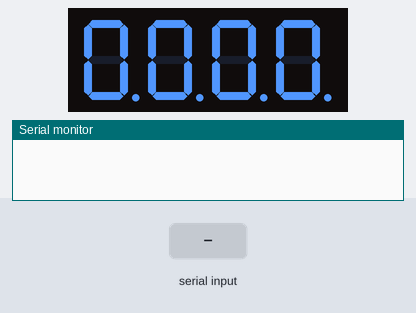
The sketch below on a simulated Arduino Uno, built with avr-gcc and run on an emulated ATmega328P. On the bench: 4-digit seven-segment display, the last lines printed to the serial monitor. Wiring (inferred from the names in the program): 4-digit 7-segment display, segments lit when HIGH: segments pin 2, pin 3, pin 4, pin 5, pin 6, pin 7, pin 8, pin 5; digit selects pin 9, pin 10, pin 11, pin 12. Inputs (shaded band) come from the test bench. The segment pins are drawn as the display they are named for.

Above: at 1.2 s.
1.3 s: "90,45\n" received over Serial
At 2.1 s:
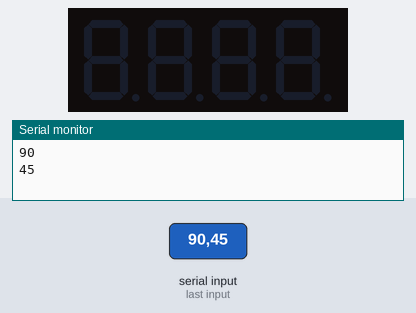
Timing chart, 0 to 4.3 s (numbered marks = the images above; inputs shaded):
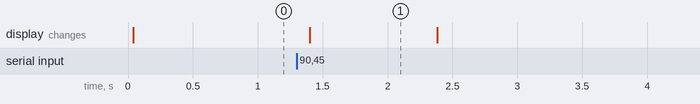

Measured:
- after the input at 1.3 s, the display: changes after 0.10 s (image 1)
- what the display in image 1 shows lasts 1.0 s, from 1.4 s to 2.4 s

The sketch:

_4x7Segment_test.ino
```cpp
int aPin = 2;  //                     A
int bPin = 3;  //             ________
int cPin = 4;  //           |                   |
int dPin = 5;  //       F  |                   |  B
int ePin = 6;  //           |         G       |
int fPin = 7;  //            |________|
int gPin = 8;  //           |                   |
int GND1 = 9;  //        |                   |
int GND2 = 10; //   E |                   |   C
int GND3 = 11; //       |________|
int GND4 = 12; //
int num;       //         D
int dig1 = 0;
int dig2 = 0;
int dig3 = 0;
int dig4 = 0;
int DTime = 4;


void setup()
{
  pinMode(aPin, OUTPUT);
  pinMode(bPin, OUTPUT);
  pinMode(cPin, OUTPUT);
  pinMode(dPin, OUTPUT);
  pinMode(ePin, OUTPUT);
  pinMode(fPin, OUTPUT);
  pinMode(gPin, OUTPUT);
  pinMode(GND1, OUTPUT);
  pinMode(GND2, OUTPUT);
  pinMode(GND3, OUTPUT);
  pinMode(GND4, OUTPUT);
  Serial.begin(9600);
}
void loop()
{
  digitalWrite( GND1, HIGH);
  digitalWrite( GND2, HIGH);
  digitalWrite( GND3, HIGH);
  digitalWrite( GND4, HIGH);

if (Serial.available() > 0)
{
  num = Serial.parseInt();
  Serial.println(num);
  dig1 = num / 1000;
  num = num - (dig1 * 1000);
  dig2 = num / 100;
  num = num - (dig2 * 100);
  dig3 = num / 10;
  dig4 = num - (dig3 *10);
}


  digitalWrite( GND4, LOW);    //digit 4
  pickNumber(dig4);
  delay(DTime);
  digitalWrite( GND4, HIGH);

  digitalWrite( GND3, LOW);    //digit 3
  pickNumber(dig3);
  delay(DTime);
  digitalWrite( GND3, HIGH);

  digitalWrite( GND2, LOW);   //digit 2
  pickNumber(dig2);
  delay(DTime);
  digitalWrite( GND2, HIGH);

  digitalWrite( GND1, LOW);   //digit 1
  pickNumber(dig1);
  delay(DTime);
  digitalWrite( GND1, HIGH);

}

void pickNumber(int x){
   switch(x){
     case 1: one(); break;
     case 2: two(); break;
     case 3: three(); break;
     case 4: four(); break;
     case 5: five(); break;
     case 6: six(); break;
     case 7: seven(); break;
     case 8: eight(); break;
     case 9: nine(); break;
     default: zero(); break;
   }
}

void clearLEDs()
{
  digitalWrite(  2, LOW); // A
  digitalWrite(  3, LOW); // B
  digitalWrite(  4, LOW); // C
  digitalWrite(  5, LOW); // D
  digitalWrite(  6, LOW); // E
  digitalWrite(  7, LOW); // F
  digitalWrite(  8, LOW); // G
}

void one()
{
  digitalWrite( aPin, LOW);
  digitalWrite( bPin, HIGH);
  digitalWrite( cPin, HIGH);
  digitalWrite( dPin, LOW);
  digitalWrite( ePin, LOW);
  digitalWrite( fPin, LOW);
  digitalWrite( gPin, LOW);
}

void two()
{
  digitalWrite( aPin, HIGH);
  digitalWrite( bPin, HIGH);
  digitalWrite( cPin, LOW);
  digitalWrite( dPin, HIGH);
  digitalWrite( ePin, HIGH);
  digitalWrite( fPin, LOW);
  digitalWrite( gPin, HIGH);
}

void three()
{
  digitalWrite( aPin, HIGH);
  digitalWrite( bPin, HIGH);
  digitalWrite( cPin, HIGH);
  digitalWrite( dPin, HIGH);
  digitalWrite( ePin, LOW);
  digitalWrite( fPin, LOW);
  digitalWrite( gPin, HIGH);
}

void four()
{
  digitalWrite( aPin, LOW);
  digitalWrite( bPin, HIGH);
  digitalWrite( cPin, HIGH);
  digitalWrite( dPin, LOW);
  digitalWrite( ePin, LOW);
  digitalWrite( fPin, HIGH);
  digitalWrite( gPin, HIGH);
}

void five()
{
  digitalWrite( aPin, HIGH);
  digitalWrite( bPin, LOW);
  digitalWrite( cPin, HIGH);
  digitalWrite( dPin, HIGH);
  digitalWrite( ePin, LOW);
  digitalWrite( fPin, HIGH);
  digitalWrite( gPin, HIGH);
}

void six()
{
  digitalWrite( aPin, HIGH);
  digitalWrite( bPin, LOW);
  digitalWrite( cPin, HIGH);
  digitalWrite( dPin, HIGH);
  digitalWrite( ePin, HIGH);
  digitalWrite( fPin, HIGH);
  digitalWrite( gPin, HIGH);
}

void seven()
{
  digitalWrite( aPin, HIGH);
  digitalWrite( bPin, HIGH);
  digitalWrite( cPin, HIGH);
  digitalWrite( dPin, LOW);
  digitalWrite( ePin, LOW);
  digitalWrite( fPin, LOW);
  digitalWrite( gPin, LOW);
}

void eight()
{
  digitalWrite( aPin, HIGH);
  digitalWrite( bPin, HIGH);
  digitalWrite( cPin, HIGH);
  digitalWrite( dPin, HIGH);
  digitalWrite( ePin, HIGH);
  digitalWrite( fPin, HIGH);
  digitalWrite( gPin, HIGH);
}

void nine()
{
  digitalWrite( aPin, HIGH);
  digitalWrite( bPin, HIGH);
  digitalWrite( cPin, HIGH);
  digitalWrite( dPin, HIGH);
  digitalWrite( ePin, LOW);
  digitalWrite( fPin, HIGH);
  digitalWrite( gPin, HIGH);
}

void zero()
{
  digitalWrite( aPin, HIGH);
  digitalWrite( bPin, HIGH);
  digitalWrite( cPin, HIGH);
  digitalWrite( dPin, HIGH);
  digitalWrite( ePin, HIGH);
  digitalWrite( fPin, HIGH);
  digitalWrite( gPin, LOW);
}
// _4x8_bit_numbers.rar _4x8_bit_numbers.rar
```
